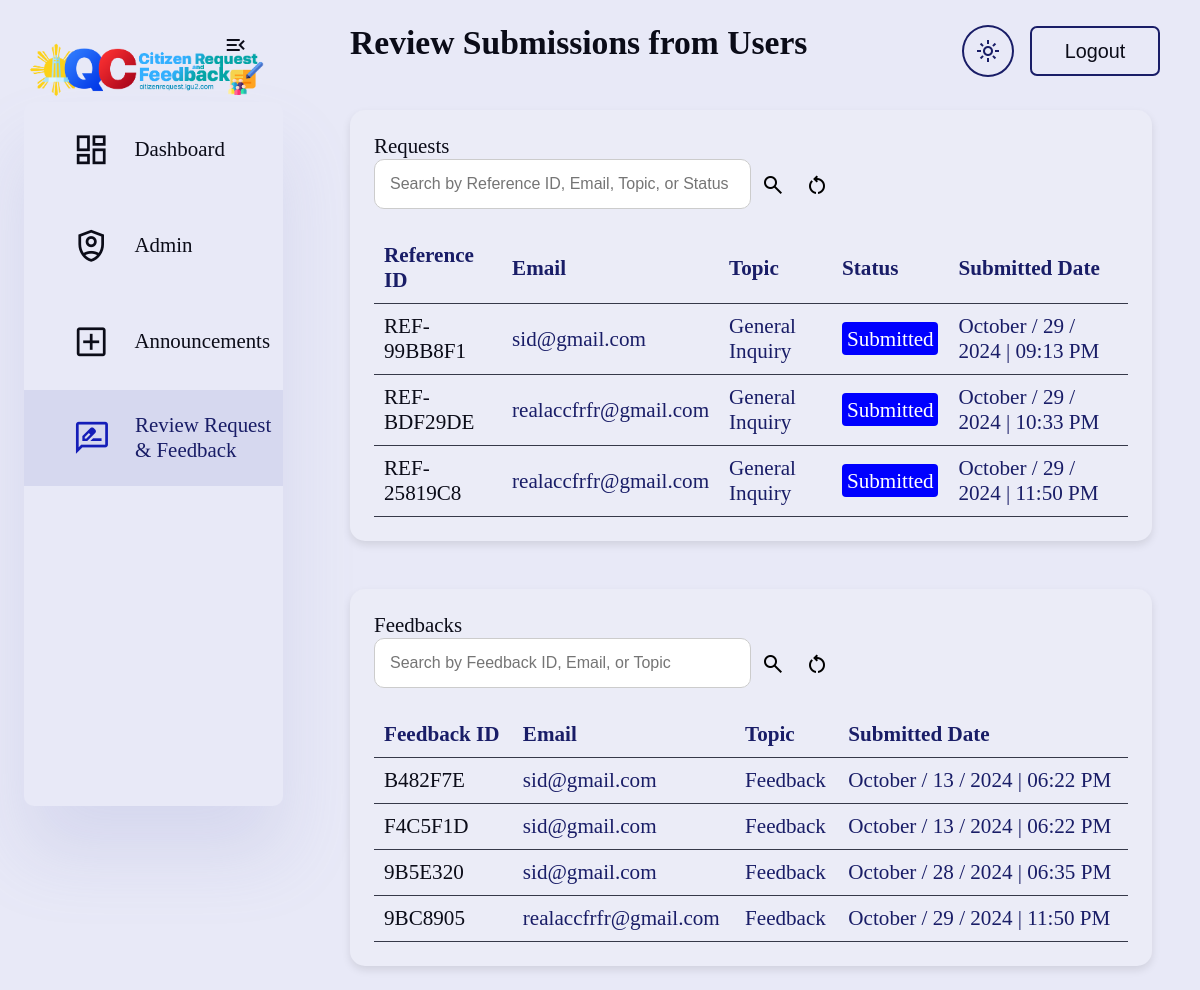
Screenshot of /admin/reviewsubmissions.php (signed in) with the database file from the repository.
### tables this page shows
CREATE TABLE `request` (
  `email` varchar(200) NOT NULL,
  `topic` varchar(100) NOT NULL,
  `description` varchar(500) NOT NULL,
  `location` varchar(250) NOT NULL,
  `images` varchar(255) NOT NULL,
  `reference_id` varchar(255) NOT NULL,
  `submitted_date` datetime NOT NULL DEFAULT current_timestamp(),
  `last_updated` datetime NOT NULL DEFAULT current_timestamp(),
  `status` varchar(50) NOT NULL DEFAULT 'Submitted'
);

CREATE TABLE `feedback` (
  `feedbackid` varchar(255) NOT NULL,
  `email` varchar(200) NOT NULL,
  `topic` varchar(100) NOT NULL,
  `description` varchar(500) NOT NULL,
  `location` varchar(250) NOT NULL,
  `images` varchar(255) NOT NULL,
  `submitted_date` datetime NOT NULL DEFAULT current_timestamp()
);

### admin/reviewsubmissions.php (the view, shortened to what this page needs)
<?php
include '../user/config.php';
?>
<!DOCTYPE html>
<html lang="en">
<head>
    <link rel="stylesheet" href="../style.css">
</head>
<body>
<div class="container">
    <aside id="sidebar">
        <div class="toggle">
            <div class="logo">
                <img src="../images/crfms.png" alt="Logo">
            </div>
            <div class="close" id="toggle-btn">
                <span class="material-icons-sharp">menu_open</span>
            </div>
        </div>
        <div class="sidebar">
            <a href="AdminDashboard.php">
                <span class="material-symbols-outlined">dashboard</span>
                <h3>Dashboard</h3>
            </a>
            <a href="admin.php">
                <span class="material-symbols-outlined">shield_person</span>
                <h3>Admin</h3>
            </a>
            <a href="AdminAnnouncement.php">
                <span class="material-symbols-outlined">add_box</span>
                <h3>Announcements</h3>
            </a>
            <a href="Reviewsubmissions.php" class="active">
                <span class="material-symbols-outlined">rate_review</span>
                <h3>Review Request & Feedback</h3>
            </a>
        </div>
    </aside>
    <div class="main--content">
        <h2>Review Submissions from Users</h2>
        <div class="review--submission">
        <h3>Requests</h3>
            <form method="GET" action="">
                <input type="text" name="search" placeholder="Search by Reference ID, Email, Topic, or Status" value="<?php echo isset($_GET['search']) ? htmlspecialchars($_GET['search']) : ''; ?>">
                <button class="searchbtn" type="submit">
                    <span class="material-symbols-outlined">search</span>
                </button>
                <button class="resetbtn" type="reset" onclick="window.location.href='?';">
                    <span class="material-symbols-outlined">restart_alt</span>
                </button>
            </form>
            <table>
                <thead>
                    <tr>
                        <th>Reference ID</th>
                        <th>Email</th>
                        <th>Topic</th>
                        <th>Status</th>
                        <th>Submitted Date</th>
                    </tr>
                </thead>
                <tbody>
                    <?php
                    $searchQuery = isset($_GET['search']) ? $_GET['search'] : '';
                    $sql_requests = "SELECT reference_id, email, topic, status, submitted_date FROM Request WHERE
                                    reference_id LIKE ? OR
                                    email LIKE ? OR
                                    topic LIKE ? OR
                                    status LIKE ?";
                    $stmt = $conn->prepare($sql_requests);
                    $searchParam = "%" . $searchQuery . "%";
                    $stmt->bind_param("ssss", $searchParam, $searchParam, $searchParam, $searchParam);
                    $stmt->execute();
                    $result_requests = $stmt->get_result();
                    if ($result_requests->num_rows > 0) {
                        while ($row = $result_requests->fetch_assoc()) {
                            $submittedDate = new DateTime($row['submitted_date']);
                            echo "<tr>";
                            echo "<td><a href='php/view_request.php?reference_id=" . $row['reference_id'] . "'>" . $row['reference_id'] . "</a></td>";
                            echo "<td>" . htmlspecialchars($row['email']) . "</td>";
                            echo "<td>" . htmlspecialchars($row['topic']) . "</td>";
                            echo "<td><span class='" . strtolower($row['status']) . "'>" . htmlspecialchars($row['status']) . "</span></td>";
                            echo "<td>" . $submittedDate->format('F / d / Y | h:i A') . "</td>";
                            echo "</tr>";
                        }
                    } else {
                        echo "<tr><td colspan='5'>No requests found.</td></tr>";
                    }
                    ?>
                    </tbody>
            </table>
        </div>
<div class="review--submission">
    <h3>Feedbacks</h3>
    <form method="GET" action="">
        <input type="text" name="search" placeholder="Search by Feedback ID, Email, or Topic" value="<?php echo isset($_GET['search']) ? htmlspecialchars($_GET['search']) : ''; ?>">
        <button class="searchbtn" type="submit">
            <span class="material-symbols-outlined">search</span>
        </button>
        <button class="resetbtn" type="reset" onclick="window.location.href='?';">
            <span class="material-symbols-outlined">restart_alt</span>
        </button>
    </form>
    <table>
        <thead>
            <tr>
                <th>Feedback ID</th>
                <th>Email</th>
                <th>Topic</th>
                <th>Submitted Date</th>
            </tr>
        </thead>
        <tbody>
            <?php
            $searchQuery = isset($_GET['search']) ? $_GET['search'] : '';
            $sql_feedbacks = "SELECT FeedbackID, email, topic, submitted_date FROM Feedback WHERE
                              FeedbackID LIKE ? OR
                              email LIKE ? OR
                              topic LIKE ?";
            $stmt = $conn->prepare($sql_feedbacks);
            $searchParam = "%" . $searchQuery . "%";
            $stmt->bind_param("sss", $searchParam, $searchParam, $searchParam);
            $stmt->execute();
            $result_feedbacks = $stmt->get_result();
            if ($result_feedbacks->num_rows > 0) {
                while ($row = $result_feedbacks->fetch_assoc()) {
                    $submittedDate = new DateTime($row['submitted_date']);
                    echo "<tr>";
                    echo "<td><a href='php/view_feedback.php?feedback_id=" . htmlspecialchars($row['FeedbackID']) . "'>" . htmlspecialchars($row['FeedbackID']) . "</a></td>";
                    echo "<td>" . htmlspecialchars($row['email']) . "</td>";
                    echo "<td>" . htmlspecialchars($row['topic']) . "</td>";
                    echo "<td>" . $submittedDate->format('F / d / Y | h:i A') . "</td>";
                    echo "</tr>";
                }
            } else {
                echo "<tr><td colspan='4'>No feedbacks found.</td></tr>";
            }
            ?>
        </tbody>
    </table>
</div>
    <nav class="navigation">
        <button id="theme-toggle" class="btn-theme-toggle">
            <span class="material-symbols-outlined">light_mode</span>
        </button>
        <button class="btnLogin-popup"><a href="php/admin_logout.php">Logout</a></button>
    </nav>
</div>
</body>
</html>

### admin/reviewsubmissions.php (style rules this page uses)
.submitted { background-color: blue; color: white; padding: 0.2rem; border-radius: 4px; }

### rows the page displays
request: reference "REF-99BB8F1", email "sid@gmail.com", topic "General Inquiry", status "Submitted", submitted_date "October / 29 / 2024 | 09:13 PM"
request: reference "REF-BDF29DE", email "realaccfrfr@gmail.com", topic "General Inquiry", status "Submitted", submitted_date "October / 29 / 2024 | 10:33 PM"
request: reference "REF-25819C8", email "realaccfrfr@gmail.com", topic "General Inquiry", status "Submitted", submitted_date "October / 29 / 2024 | 11:50 PM"
feedback: feedbackid "B482F7E", email "sid@gmail.com", topic "Feedback", submitted_date "October / 13 / 2024 | 06:22 PM"
feedback: feedbackid "F4C5F1D", email "sid@gmail.com", topic "Feedback", submitted_date "October / 13 / 2024 | 06:22 PM"
feedback: feedbackid "9B5E320", email "sid@gmail.com", topic "Feedback", submitted_date "October / 28 / 2024 | 06:35 PM"
feedback: feedbackid "9BC8905", email "realaccfrfr@gmail.com", topic "Feedback", submitted_date "October / 29 / 2024 | 11:50 PM"
